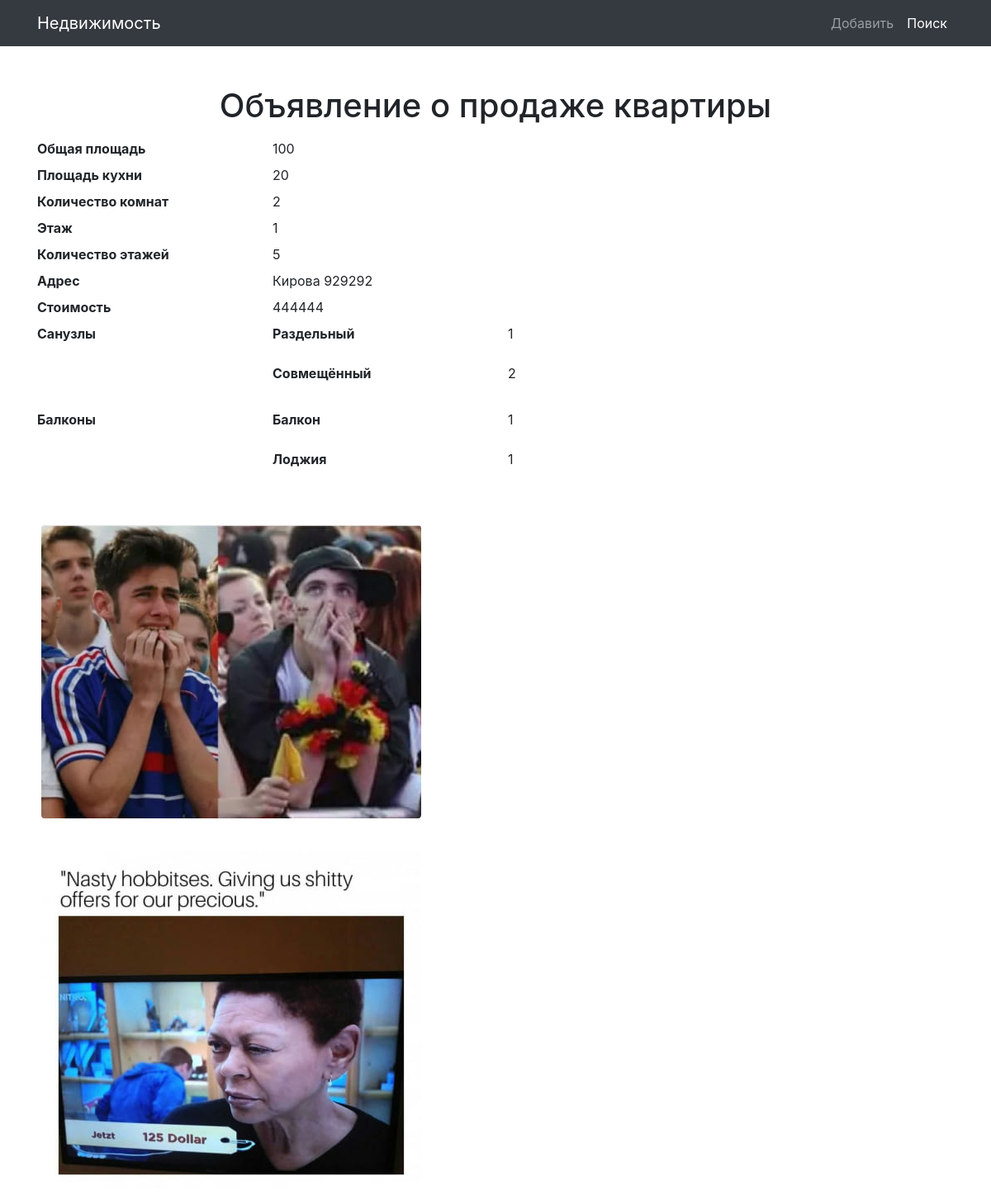
The page /?controller=ad&action=view_flat&id=1 on the database its author committed.
### tables this page shows
CREATE TABLE `Flat` (
  `id` int(11) NOT NULL,
  `gross_area` int(11) NOT NULL,
  `kitchen_area` int(11) NOT NULL,
  `room_amount` int(11) NOT NULL,
  `floor` int(11) NOT NULL,
  `floor_amount` int(11) DEFAULT NULL,
  `address` varchar(300) NOT NULL,
  `cost` int(11) NOT NULL
);

CREATE TABLE `BathroomType` (
  `id` int(11) NOT NULL,
  `title` varchar(50) NOT NULL
);

CREATE TABLE `BalconyType` (
  `id` int(11) NOT NULL,
  `title` varchar(50) NOT NULL
);

CREATE TABLE `Image` (
  `id` int(11) NOT NULL,
  `src` varchar(300) NOT NULL,
  `title` varchar(300) DEFAULT NULL
);

### Controllers/Controller.php (called while the page is built, shortened)
<?php
class Controller
{
    public function __construct()
    {
        $this->conn = new mysqli(Config::$host, Config::$login, Config::$password, Config::$dbname);
    }
    public function render($name, $vars, $layout = null)
    {
        extract($vars);
        include 'Views/'.$name.'.php';
        if ($layout) {
            $content = ob_get_clean();
            include 'Views/'.$layout.'.php';
        }
    }
}

### Controllers/AdController.php (called while the page is built, shortened)
<?php
class AdController extends Controller
{
    public function view_flatAction()
    {
        $id          = (int)$_GET['id'];
        $flat        = Flat::find($id);
        $flat_images = FlatImage::findBy([['flat_id', '=', $id]]);
        $images = [];
        foreach ($flat_images as $flat_image) {
            $images[] = Image::find($flat_image->image_id);
        }
        $flat_bathroom_types = FlatBathroomType::findBy([['flat_id', '=', $id]]);
        $bathroom_types      = BathroomType::all();
        $flat_balcony_types = FlatBalconyType::findBy([['flat_id', '=', $id]]);
        $balcony_types      = BalconyType::all();
        return $this->render('view_flat', [
            'menu'                => 'search',
            'flat'                => $flat,
            'images'              => $images,
            'flat_bathroom_types' => $flat_bathroom_types,
            'bathroom_types'      => $bathroom_types,
            'flat_balcony_types'  => $flat_balcony_types,
            'balcony_types'       => $balcony_types,
        ], 'layout');
    }
}

### index.php (called while the page is built, shortened)
<?php
require_once 'Route.php';
require_once 'Config.php';
require_once 'Db.php';
require_once 'Controllers/Controller.php';
require_once 'Models/Model.php';
Route::start();

### Models/Model.php (called while the page is built, shortened)
<?php
class Model
{
    public static function all() {
        $list  = [];
        $sql   = 'SELECT * FROM '.get_called_class();
        $items = Db::getconn()->query($sql);
        $items = $items->fetch_all(MYSQLI_ASSOC);
        $keys  = get_class_vars(get_called_class());
        foreach ($items as $item) {
            $arr = [];
            foreach ($keys as $key=>$value) {
                $arr[$key] = $item[$key];
            }
            $list[] = new $class($arr);
        }
        return $list;
    }
    public static function find($id) {
        $id    = intval($id);
        $sql   = 'SELECT * FROM '.get_called_class().' WHERE id="'.$id.'" LIMIT 1';
        $item  = Db::getconn()->query($sql);
        $item  = $item->fetch_assoc();
        $keys  = get_class_vars(get_called_class());
        $arr = [];
        foreach ($keys as $key=>$value) {
            $arr[$key] = $item[$key];
        }
        return new $class($arr);
    }
    public static function findBy($condition_args, $glue = 'AND', $select = '', $having_args = [], $having_glue = 'AND') {
        foreach ($condition_args as $condition_arg) {
            $conditions[] = $condition_arg[0].' '.$condition_arg[1].' "'.$condition_arg[2].'"';
        }
        $condition = implode(' '.$glue.' ', $conditions);
        $having_condition = implode(' '.$having_glue.' ', $havings);
        if ($condition) {
            $where_condition = ' WHERE '.$condition;
        }
        $sql   = 'SELECT *'.$select.' FROM '.get_called_class().$where_condition;
        $items  = Db::getconn()->query($sql);
        if ($items) {
            $items = $items->fetch_all(MYSQLI_ASSOC);
            $keys  = get_class_vars(get_called_class());
            foreach ($items as $item) {
                $arr = [];
                foreach ($keys as $key=>$value) {
                    $arr[$key] = $item[$key];
                }
                $list[] = new $class($arr);
            }
        }
        return $list;
    }
}

### Db.php (called while the page is built, shortened)
<?php
class Db {
    private static $instance;
    private static function getInstance(){
        if (self::$instance == null){
            self::$instance = new $className;
        }
        return self::$instance;
    }
    private static function initConnection(){
        $db = self::getInstance();
        $db->conn = new mysqli(Config::$host, Config::$login, Config::$password, Config::$dbname);
        $db->conn->set_charset('utf8');
        return $db;
    }
    public static function getconn() {
        try {
            $db = self::initConnection();
            return $db->conn;
        } catch (Exception $ex) {
            echo "I was unable to open a connection to the database. " . $ex->getMessage();
            return null;
        }
    }
}

### Views/view_flat.php (the view, shortened to what this page needs)
<div class="row">
    <div class="col-lg-12 text-center">
        <h1 class="mt-5">Объявление о продаже квартиры</h1>
    </div>
</div>
<dl class="row">
    <dt class="col-sm-3">Общая площадь</dt>
    <dd class="col-sm-9"><?= $flat->gross_area?></dd>
    <dt class="col-sm-3">Площадь кухни</dt>
    <dd class="col-sm-9"><?= $flat->kitchen_area?></dd>
    <dt class="col-sm-3">Количество комнат</dt>
    <dd class="col-sm-9"><?= $flat->room_amount?></dd>
    <dt class="col-sm-3">Этаж</dt>
    <dd class="col-sm-9"><?= $flat->floor?></dd>
    <dt class="col-sm-3">Количество этажей</dt>
    <dd class="col-sm-9"><?= $flat->floor_amount?></dd>
    <dt class="col-sm-3">Адрес</dt>
    <dd class="col-sm-9"><?= $flat->address?></dd>
    <dt class="col-sm-3">Стоимость</dt>
    <dd class="col-sm-9"><?= $flat->cost?></dd>
    <?php if(!empty($flat_bathroom_types)): ?>
    <dt class="col-sm-3">Санузлы</dt>
    <dd class="col-sm-9">
            <?php foreach ($bathroom_types as $bathroom_type): ?>
                <?php foreach ($flat_bathroom_types as $flat_bathroom_type): ?>
                    <?php if($bathroom_type->id == $flat_bathroom_type->bathroom_type_id): ?>
                        <dl class="row">
                            <dt class="col-sm-4"><?= $bathroom_type->title?></dt>
                            <dd class="col-sm-8"><?= $flat_bathroom_type->amount ?></dd>
                        </dl>
                    <?php endif ?>
                <?php endforeach ?>
            <?php endforeach ?>
    </dd>
    <?php endif; ?>
    <?php if(!empty($flat_balcony_types)): ?>
    <dt class="col-sm-3">Балконы</dt>
    <dd class="col-sm-9">
            <?php foreach ($balcony_types as $balcony_type): ?>
                <?php foreach ($flat_balcony_types as $flat_balcony_type): ?>
                    <?php if($balcony_type->id == $flat_balcony_type->balcony_type_id): ?>
                        <dl class="row">
                            <dt class="col-sm-4"><?= $balcony_type->title?></dt>
                            <dd class="col-sm-8"><?= $flat_balcony_type->amount ?></dd>
                        </dl>
                    <?php endif ?>
                <?php endforeach ?>
            <?php endforeach ?>
    </dd>
    <?php endif; ?>
</dl>
<?php foreach ($images as $image): ?>
    <div class="row">
        <div class="text-center">
            <img src="<?=$image->src?>" class="rounded" alt="<?=$image->title?>">
        </div>
    </div>
<?php endforeach;?>

### Route.php (shortened to what this page needs)
<?php
class Route
{
    static function start()
    {
        $action_name     = $_GET['action'] ? $_GET['action'] : 'index';
        $action_name     = $action_name.'Action';
        $controller = new $controller_name;
        $action     = $action_name;
        if(method_exists($controller, $action)) {
            $controller->$action();
        }
        else {
            Route::ErrorPage404();
        }
    }
}

### Views/layout.php (shortened to what this page needs)
<!DOCTYPE html>
<html lang="ru">
<head>
    <link href="http://maxcdn.bootstrapcdn.com/bootstrap/4.0.0/css/bootstrap.min.css" rel="stylesheet">
    <link href="./css/style.css" rel="stylesheet">
</head>
<body>
<nav class="navbar navbar-expand-lg navbar-dark bg-dark fixed-top">
    <div class="container">
        <a class="navbar-brand" href="/">Недвижимость</a>
        <div class="collapse navbar-collapse" id="navbarResponsive">
            <ul class="navbar-nav ml-auto">
                <li class="nav-item  <?php if ($menu=='add'):?>active<?php endif ?>">
                    <a class="nav-link" href="/?controller=ad&action=add">Добавить</a>
                </li>
                <li class="nav-item <?php if ($menu=='search'):?>active<?php endif ?>">
                    <a class="nav-link" href="/?controller=ad&action=search">Поиск</a>
                </li>
            </ul>
        </div>
    </div>
</nav>
<div class="container">
    <?php echo $content ?>
</div>
</body>
</html>

### css/style.css (style rules this page uses)
body { padding-top: 54px; }
@media (min-width: 992px) { body { padding-top: 56px; } }
img { margin: 20px; }

### rows shown on the page
flat: gross_area "100", kitchen_area "20", room_amount "2", floor "1", floor_amount "5", address "Кирова 929292", cost "444444"
bathroomtype: title "Раздельный", amount "1"
bathroomtype: title "Совмещённый", amount "2"
balconytype: title "Балкон", amount "1"
balconytype: title "Лоджия", amount "1"
image: src (picture)
image: src (picture)
